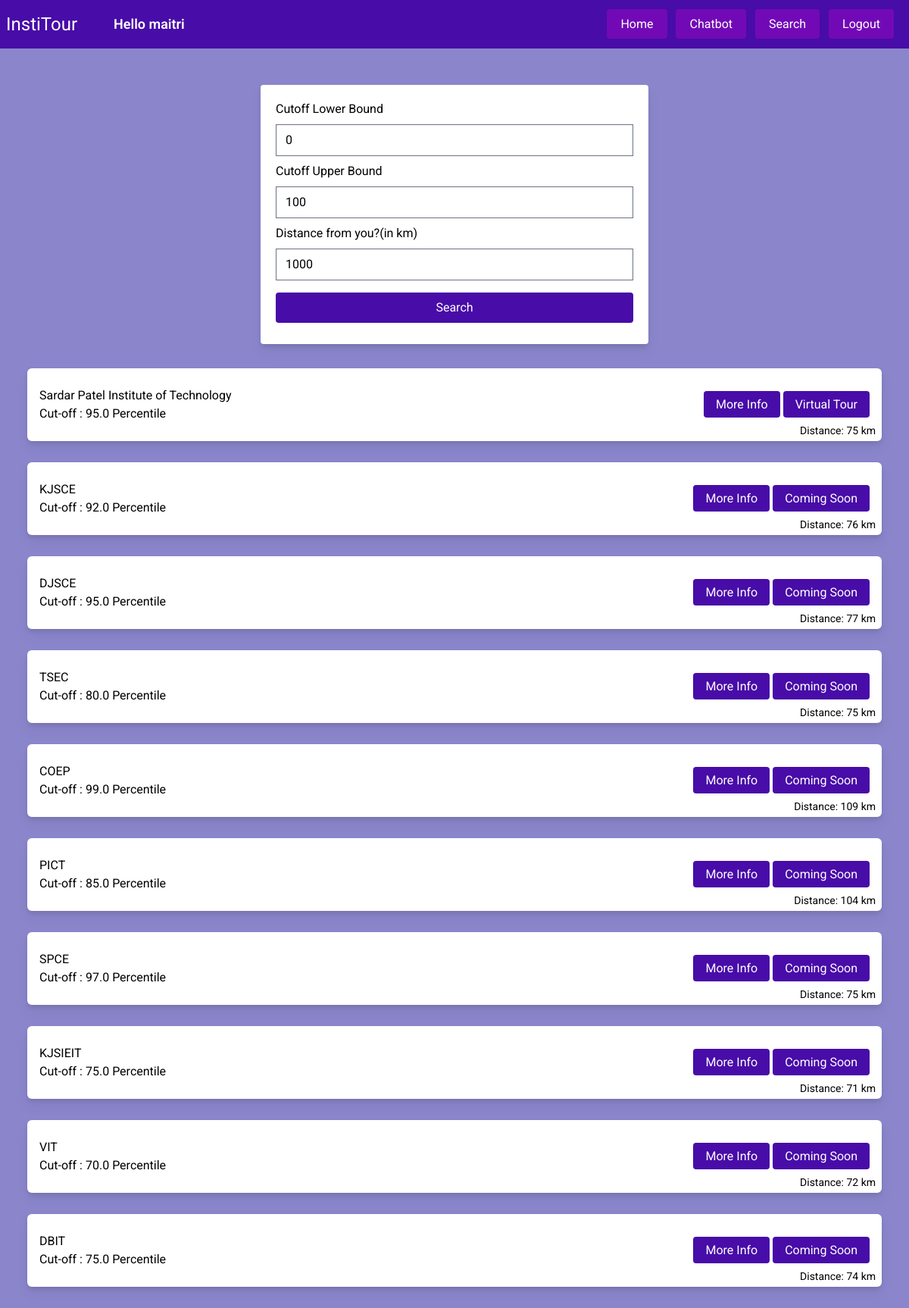
/api/collegelist/ (signed in), run on the app's committed database.
### api/models.py (models this page shows, shortened)
class CollegeModel(models.Model):
    name = models.CharField(max_length=50)
    address = models.TextField()
    cutoff = models.FloatField(default=0.00)
    pincode = models.IntegerField(default=0)
    distance = models.IntegerField(default=0)
    nirf = models.IntegerField(default=0)
    fee = models.IntegerField(default=0)
    hostel = models.BooleanField(default=False)
    website = models.TextField(default="")
    salary = models.IntegerField(default=0)

### api/views.py (the view)
# urls.py: path('collegelist/',views.CollegeListView.as_view(),name="all_college"),
class CollegeListView(ListView):
    model = CollegeModel
    context_object_name = 'colleges'
    template_name = 'college_list.html'
    def get_context_data(self, **kwargs):
        context = super(CollegeListView, self).get_context_data(**kwargs)
        d1 = self.request.GET.get('clb',0)
        d1 = int(d1)
        d2 = self.request.GET.get('cub', 100)
        d2 = int(d2)
        d3 = self.request.GET.get('dist', 1000)
        d3 = int(d3)
        context['clb'] = d1
        context['cub'] = d2
        context['dist'] = d3
        return context

### api/templates/college_list.html (shortened to what this page needs)
{% extends 'base.html' %}
{% block content %}
<form method="get" class="form-control" action="{% url "all_college" %}" class="cool-form my-4">
    <div class="form-container">
        <label for="clb">Cutoff Lower Bound</label>
        <input class="form-input" type="number" value={{clb}} placeholder="Cutoff" name="clb"/>
        <label for="cub">Cutoff Upper Bound</label>
        <input class="form-input" type="number" value={{cub}} name="cub"/>
        <label for="dist">Distance from you?(in km)</label>
        <input class="form-input" type="text" value={{dist}} name="dist" placeholder="Distance"/>
        <input class="btn-submit form-input" type="submit" class="btn-submit form-input" name="submit" id="submit" value="Search" />
    </div>
</form>
{% for coll in colleges %}
    {% if coll.cutoff  >= clb and coll.cutoff <= cub and coll.distance <= dist %}
    <div class="college-card">
        <div class="flex flex-col">
            <div class="name">{{ coll.name }}</div>
            <div class="cutoff">Cut-off : {{ coll.cutoff }} Percentile</div>
        </div>
        <div class="link-container">
            <a href="{% url "detail_college" pk=coll.pk %}">More Info</a>
            {% if coll.name == "Sardar Patel Institute of Technology" %}
                <a href="{% url "tour_college" %}">Virtual Tour</a>
            {% else %}
                <a disabled href="">Coming Soon</a>
            {% endif %}
        </div>
        <div class="distance">Distance: {{ coll.distance }} km</div>
    </div>
    {% endif %}
{% endfor %}
{% endblock %}

### api/templates/base.html (shortened to what this page needs)
<!DOCTYPE html>
{% load static %}
<html lang="en">
  <head>
    <link rel="stylesheet" href="{% static 'css/style.css' %}" />
  </head>
  <body>
    <nav class="navbar">
      <div class="nav-head">InstiTour</div>
      <div class="spacer text-white text-lg mx-10 font-semibold">
        {% if user.is_authenticated %} Hello {{ user.username }} {% endif %}
      </div>
      <div class="menu-links">
        <ul>
          <a href="{% url 'landing' %}"><li>Home</li></a>
          <a href="{% url 'chatbot_help' %}"><li>Chatbot</li></a>
          {% if user.is_authenticated %}
          <a href="{% url 'all_college' %}"><li>Search</li></a>
          <a href="{% url 'logout' %}"><li>Logout</li></a>
          {% else %}
          <a href="{% url 'login' %}"><li>Login</li></a>
          <a href="{% url 'create_user' %}"><li>Signup</li></a>
          {%endif%}
        </ul>
      </div>
    </nav>
    {% block content %}{% endblock %} {% block custom_scripts %}{% endblock %}
  </body>
</html>

### api/static/css/style.css (style rules this page uses)
html { line-height: 1.5; -webkit-text-size-adjust: 100%; -moz-tab-size: 4; -o-tab-size: 4; tab-size: 4; font-family: 'Roboto', sans-serif; }
body { margin: 0; line-height: inherit; }
a { color: inherit; text-decoration: inherit; }
button, input, optgroup, select, textarea { font-family: inherit; font-size: 100%; line-height: inherit; color: inherit; margin: 0; padding: 0; }
button, [type='button'], [type='reset'], [type='submit'] { -webkit-appearance: button; background-color: transparent; background-image: none; }
ol, ul, menu { list-style: none; margin: 0; padding: 0; }
input::placeholder, textarea::placeholder { opacity: 1; color: #9ca3af; }
[type='text'],[type='email'],[type='url'],[type='password'],[type='number'],[type='date'],[type='datetime-local'],[type='month'],[type='search'],[type='tel'],[type='time'],[type='week'],[multiple],textarea,select { -webkit-appearance: none; -moz-appearance: none; appearance: none; background-color: #fff; border-color: #6b7280; border-width: 1px; border-radius: 0px; padding-top: 0.5rem; padding-right: 0.75rem; padding-bottom: 0.5rem; padding-left: 0.75rem; font-size: 1rem; line-height: 1.5rem; --tw-shadow: 0 0 #0000; }
input::placeholder,textarea::placeholder { color: #6b7280; opacity: 1; }
.navbar { display: flex; align-items: center; --tw-bg-opacity: 1; background-color: rgb(72 12 168 / var(--tw-bg-opacity)); --tw-text-opacity: 1; color: rgb(255 255 255 / var(--tw-text-opacity)); }
.spacer { flex-grow: 1; }
.menu-links { margin-right: 1rem; }
.menu-links > ul li { margin-left: 0.25rem; margin-right: 0.25rem; display: inline; border-radius: 0.25rem; border-width: 2px; border-color: transparent; --tw-bg-opacity: 1; background-color: rgb(114 9 183 / var(--tw-bg-opacity)); padding: 0.5rem; padding-left: 1rem; padding-right: 1rem; }
.nav-head { padding: 0.5rem; padding-top: 1rem; padding-bottom: 1rem; font-size: 1.5rem; line-height: 2rem; }
.btn-submit { border-radius: 0.25rem; --tw-bg-opacity: 1; background-color: rgb(72 12 168 / var(--tw-bg-opacity)); padding: 0.5rem; --tw-text-opacity: 1; color: rgb(255 255 255 / var(--tw-text-opacity)); }
.form-control { margin-top: 3rem; margin-bottom: 2rem; display: flex; justify-content: center; }
.form-container { display: flex; max-width: 32rem; flex-grow: 1; flex-direction: column; border-radius: 0.25rem; --tw-bg-opacity: 1; background-color: rgb(255 255 255 / var(--tw-bg-opacity)); padding: 1.25rem; --tw-drop-shadow: drop-shadow(0 10px 8px rgb(0 0 0 / 0.04)) drop-shadow(0 4px 3px rgb(0 0 0 / 0.1)); filter: var(--tw-blur) var(--tw-brightness) var(--tw-contrast) var(--tw-grayscale) var(--tw-hue-rotate) var(--tw-invert) var(--tw-saturate) var(--tw-sepia) var(--tw-drop-shadow); }
.form-input { margin-top: 0.5rem; margin-bottom: 0.5rem; flex-grow: 1; }
.college-card { margin-left: 2.25rem; margin-right: 2.25rem; margin-bottom: 1.75rem; display: flex; height: 6rem; align-items: center; border-radius: 0.375rem; --tw-bg-opacity: 1; background-color: rgb(255 255 255 / var(--tw-bg-opacity)); padding-left: 1rem; padding-right: 1rem; padding-top: 0.5rem; padding-bottom: 0.5rem; --tw-drop-shadow: drop-shadow(0 10px 8px rgb(0 0 0 / 0.04)) drop-shadow(0 4px 3px rgb(0 0 0 / 0.1)); filter: var(--tw-blur) var(--tw-brightness) var(--tw-contrast) var(--tw-grayscale) var(--tw-hue-rotate) var(--tw-invert) var(--tw-saturate) var(--tw-sepia) var(--tw-drop-shadow); }
.college-card > .distance { position: fixed; bottom: 0px; right: 0px; padding: 0.25rem; padding-left: 0.5rem; padding-right: 0.5rem; font-size: 0.875rem; line-height: 1.25rem; }
.college-card > .link-container > a { border-radius: 0.25rem; --tw-bg-opacity: 1; background-color: rgb(72 12 168 / var(--tw-bg-opacity)); padding: 0.5rem; padding-left: 1rem; padding-right: 1rem; --tw-text-opacity: 1; color: rgb(255 255 255 / var(--tw-text-opacity)); }
.mx-10 { margin-left: 2.5rem; margin-right: 2.5rem; }
.flex { display: flex; }
.flex-col { flex-direction: column; }
.text-lg { font-size: 1.125rem; line-height: 1.75rem; }
.font-semibold { font-weight: 600; }
.text-white { --tw-text-opacity: 1; color: rgb(255 255 255 / var(--tw-text-opacity)); }

### api/templates/college_list.html (style rules this page uses)
body { background-color: #8b86cc; }

### data on the page
CollegeModel: name "Sardar Patel Institute of Technology", cutoff "95.0", shows "Virtual Tour", distance "75"
CollegeModel: name "KJSCE", cutoff "92.0", shows "Coming Soon", distance "76"
CollegeModel: name "DJSCE", cutoff "95.0", shows "Coming Soon", distance "77"
CollegeModel: name "TSEC", cutoff "80.0", shows "Coming Soon", distance "75"
CollegeModel: name "COEP", cutoff "99.0", shows "Coming Soon", distance "109"
CollegeModel: name "PICT", cutoff "85.0", shows "Coming Soon", distance "104"
CollegeModel: name "SPCE", cutoff "97.0", shows "Coming Soon", distance "75"
CollegeModel: name "KJSIEIT", cutoff "75.0", shows "Coming Soon", distance "71"
CollegeModel: name "VIT", cutoff "70.0", shows "Coming Soon", distance "72"
CollegeModel: name "DBIT", cutoff "75.0", shows "Coming Soon", distance "74"

### other printed values
{{ user.username }} "maitri"
